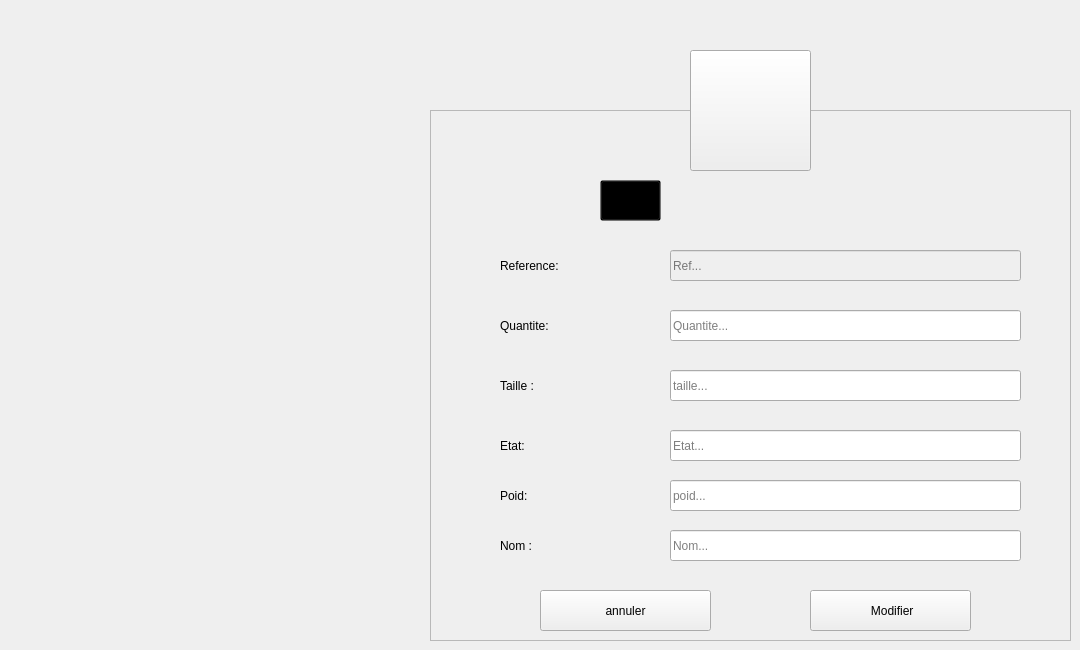
    <widget class="QWidget" name="Modifier_equipement">
     <widget class="QFrame" name="frame_18">
      <property name="geometry">
       <rect>
        <x>430</x>
        <y>110</y>
        <width>641</width>
        <height>531</height>
       </rect>
      </property>
      <property name="styleSheet">
       <string notr="true"/>
      </property>
      <property name="frameShape">
       <enum>QFrame::StyledPanel</enum>
      </property>
      <property name="frameShadow">
       <enum>QFrame::Raised</enum>
      </property>
      <widget class="QLabel" name="L_ModifierIntervenant_2">
       <property name="geometry">
        <rect>
         <x>180</x>
         <y>70</y>
         <width>281</width>
         <height>41</height>
        </rect>
       </property>
       <property name="font">
        <font>
         <family>century gothic</family>
         <pointsize>-1</pointsize>
         <weight>75</weight>
         <bold>true</bold>
        </font>
       </property>
       <property name="styleSheet">
        <string notr="true">background: transparent;</string>
       </property>
       <property name="text">
        <string>Modifier un equipement</string>
       </property>
      </widget>
      <widget class="QLabel" name="L_MNomIntervenant_2">
       <property name="geometry">
        <rect>
         <x>70</x>
         <y>420</y>
         <width>121</width>
         <height>31</height>
        </rect>
       </property>
       <property name="styleSheet">
        <string notr="true">background: transparent;</string>
       </property>
       <property name="text">
        <string>Nom :</string>
       </property>
      </widget>
      <widget class="QLabel" name="L_MPrenomIntervenant_2">
       <property name="geometry">
        <rect>
         <x>70</x>
         <y>200</y>
         <width>121</width>
         <height>31</height>
        </rect>
       </property>
       <property name="styleSheet">
        <string notr="true">background: transparent;</string>
       </property>
       <property name="text">
        <string>Quantite:</string>
       </property>
      </widget>
      <widget class="QLabel" name="L_MnationaliteIntervenant_2">
       <property name="geometry">
        <rect>
         <x>70</x>
         <y>260</y>
         <width>131</width>
         <height>31</height>
        </rect>
       </property>
       <property name="styleSheet">
        <string notr="true">background: transparent;</string>
       </property>
       <property name="text">
        <string>Taille :</string>
       </property>
      </widget>
      <widget class="QLabel" name="L_MLocalIntervenant_2">
       <property name="geometry">
        <rect>
         <x>70</x>
         <y>320</y>
         <width>141</width>
         <height>31</height>
        </rect>
       </property>
       <property name="styleSheet">
        <string notr="true">background: transparent;</string>
       </property>
       <property name="text">
        <string>Etat:</string>
       </property>
      </widget>
      <widget class="QLabel" name="L_MMailIntervenant_2">
       <property name="geometry">
        <rect>
         <x>70</x>
         <y>370</y>
         <width>141</width>
         <height>31</height>
        </rect>
       </property>
       <property name="styleSheet">
        <string notr="true">background: transparent;</string>
       </property>
       <property name="text">
        <string>Poid:</string>
       </property>
      </widget>
      <widget class="QLineEdit" name="LE_MNomEquipement">
       <property name="geometry">
        <rect>
         <x>240</x>
         <y>420</y>
         <width>351</width>
         <height>31</height>
        </rect>
       </property>
       <property name="placeholderText">
        <string>Nom...</string>
       </property>
      </widget>
      <widget class="QLineEdit" name="LE_MQuantiteEquipement">
       <property name="geometry">
        <rect>
         <x>240</x>
         <y>200</y>
         <width>351</width>
         <height>31</height>
        </rect>
       </property>
       <property name="placeholderText">
        <string>Quantite...</string>
       </property>
      </widget>
      <widget class="QLineEdit" name="LE_MTailleEquipement">
       <property name="geometry">
        <rect>
         <x>240</x>
         <y>260</y>
         <width>351</width>
         <height>31</height>
        </rect>
       </property>
       <property name="placeholderText">
        <string>taille...</string>
       </property>
      </widget>
      <widget class="QLineEdit" name="LE_MEtatEquipement">
       <property name="geometry">
        <rect>
         <x>240</x>
         <y>320</y>
         <width>351</width>
         <height>31</height>
        </rect>
       </property>
       <property name="placeholderText">
        <string>Etat...</string>
       </property>
      </widget>
      <widget class="QLineEdit" name="LE_MPoidEquipement">
       <property name="geometry">
        <rect>
         <x>240</x>
         <y>370</y>
         <width>351</width>
         <height>31</height>
        </rect>
       </property>
       <property name="placeholderText">
        <string>poid...</string>
       </property>
      </widget>
      <widget class="QPushButton" name="B_MConfirmerEquipement">
       <property name="geometry">
        <rect>
         <x>380</x>
         <y>480</y>
         <width>161</width>
         <height>41</height>
        </rect>
       </property>
       <property name="cursor">
        <cursorShape>PointingHandCursor</cursorShape>
       </property>
       <property name="text">
        <string> Modifier</string>
       </property>
       <property name="icon">
        <iconset>
         <normaloff>:/ressource/image/confirm.png</normaloff>:/ressource/image/confirm.png</iconset>
       </property>
       <property name="iconSize">
        <size>
         <width>20</width>
         <height>20</height>
        </size>
       </property>
      </widget>
      <widget class="QToolButton" name="toolButton_22">
       <property name="geometry">
        <rect>
         <x>170</x>
         <y>70</y>
         <width>61</width>
         <height>41</height>
        </rect>
       </property>
       <property name="styleSheet">
        <string notr="true">background: transparent;</string>
       </property>
       <property name="text">
        <string/>
       </property>
       <property name="icon">
        <iconset>
         <normaloff>:/Recources/Images/edit-user.gif</normaloff>:/Recources/Images/edit-user.gif</iconset>
       </property>
       <property name="iconSize">
        <size>
         <width>30</width>
         <height>30</height>
        </size>
       </property>
      </widget>
      <widget class="QLabel" name="L_MCinIntervenant_2">
       <property name="geometry">
        <rect>
         <x>70</x>
         <y>140</y>
         <width>121</width>
         <height>31</height>
        </rect>
       </property>
       <property name="styleSheet">
        <string notr="true">background: transparent;</string>
       </property>
       <property name="text">
        <string>Reference:</string>
       </property>
      </widget>
      <widget class="QLineEdit" name="LE_MReference">
       <property name="enabled">
        <bool>false</bool>
       </property>
       <property name="geometry">
        <rect>
         <x>240</x>
         <y>140</y>
         <width>351</width>
         <height>31</height>
        </rect>
       </property>
       <property name="placeholderText">
        <string>Ref...</string>
       </property>
      </widget>
      <widget class="QPushButton" name="B_BackToGestionsEquipement_4">
       <property name="geometry">
        <rect>
         <x>110</x>
         <y>480</y>
         <width>171</width>
         <height>41</height>
        </rect>
       </property>
       <property name="cursor">
        <cursorShape>PointingHandCursor</cursorShape>
       </property>
       <property name="text">
        <string>annuler</string>
       </property>
       <property name="icon">
        <iconset>
         <normaloff>:/ressource/image/back-arrow.png</normaloff>:/ressource/image/back-arrow.png</iconset>
       </property>
      </widget>
     </widget>
     <widget class="QToolButton" name="toolButton_23">
      <property name="geometry">
       <rect>
        <x>690</x>
        <y>50</y>
        <width>121</width>
        <height>121</height>
       </rect>
      </property>
      <property name="styleSheet">
       <string notr="true"/>
      </property>
      <property name="text">
       <string/>
      </property>
      <property name="icon">
       <iconset>
        <normaloff>:/ressource/image/police-walkie-talkie.png</normaloff>:/ressource/image/police-walkie-talkie.png</iconset>
      </property>
      <property name="iconSize">
       <size>
        <width>64</width>
        <height>64</height>
       </size>
      </property>
     </widget>
    </widget>
